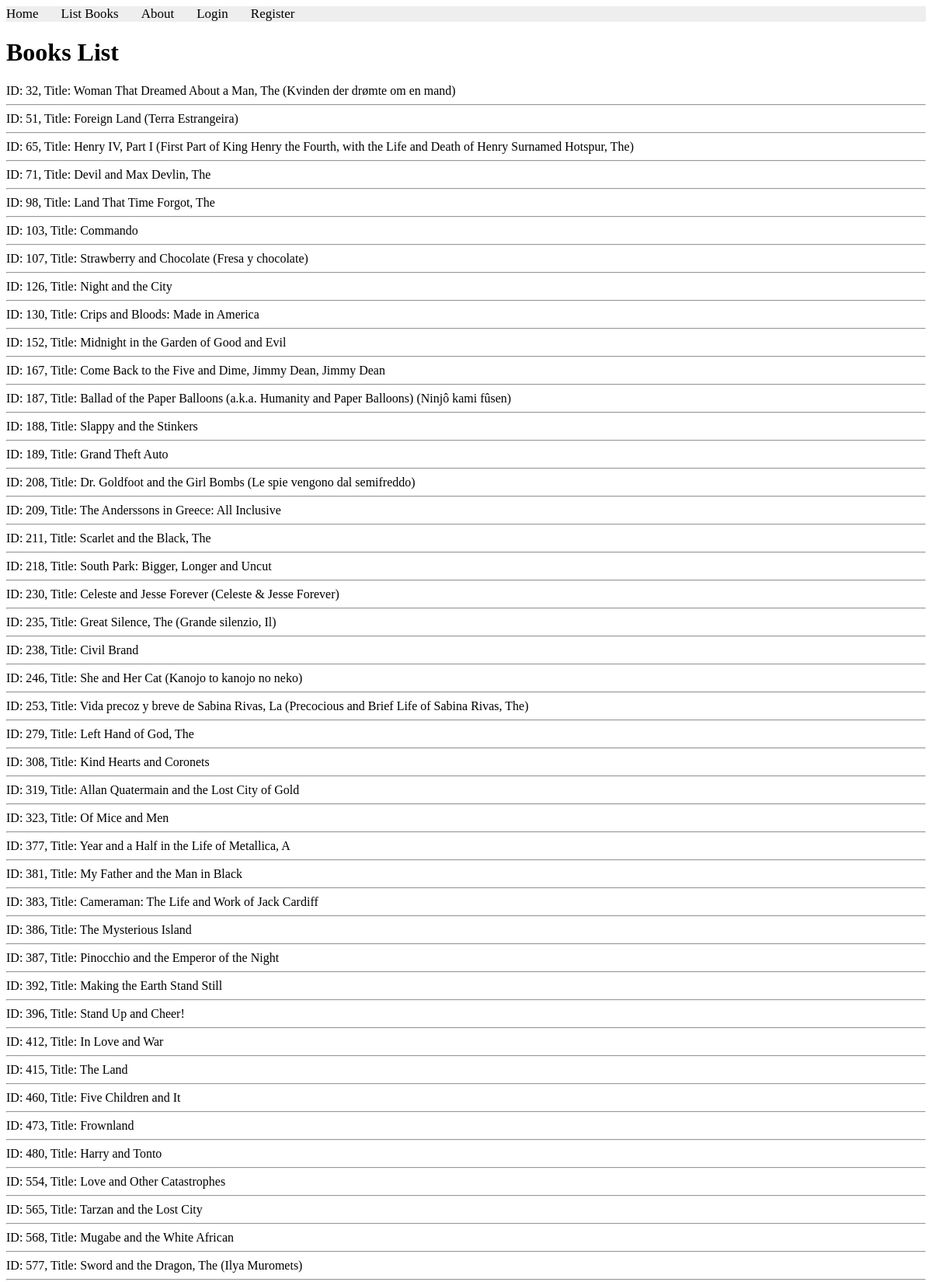
The page /books/simple/query (upper part) on the database its author committed.
### apps/bookmodule/models.py (models this page shows)
class Book(models.Model):
     title = models.CharField(max_length = 50)
     author = models.CharField(max_length = 50)
     price = models.FloatField(default = 0.0)
     edition = models.SmallIntegerField(default = 1)

### apps/bookmodule/views.py (the view)
# urls.py: path('simple/query', views.simple_query, name='simple_query'),
def simple_query(request):
    mybooks=Book.objects.filter(title__icontains='and') # <- multiple objects
    return render(request, 'bookmodule/bookList.html', {'books':mybooks})

### apps/templates/bookmodule/bookList.html
{% extends "layouts/base.html" %}
{% load static %}
{% block content %}
<h1>Books List</h1>
    {% for obj in books %}
         ID: {{obj.id}}, Title: {{obj.title}}
           <hr>
        {% endfor %}
{% endblock content %}

### rows shown on the page
Book: id "32", title "Woman That Dreamed About a Man, The (Kvinden der drømte om en mand)"
Book: id "51", title "Foreign Land (Terra Estrangeira)"
Book: id "65", title "Henry IV, Part I (First Part of King Henry the Fourth, with the Life and Death of Henry Surnamed Hotspur, The)"
Book: id "71", title "Devil and Max Devlin, The"
Book: id "98", title "Land That Time Forgot, The"
Book: id "103", title "Commando"
Book: id "107", title "Strawberry and Chocolate (Fresa y chocolate)"
Book: id "126", title "Night and the City"
Book: id "130", title "Crips and Bloods: Made in America"
Book: id "152", title "Midnight in the Garden of Good and Evil"
Book: id "167", title "Come Back to the Five and Dime, Jimmy Dean, Jimmy Dean"
Book: id "187", title "Ballad of the Paper Balloons (a.k.a. Humanity and Paper Balloons) (Ninjô kami fûsen)"
Book: id "188", title "Slappy and the Stinkers"
Book: id "189", title "Grand Theft Auto"
Book: id "208", title "Dr. Goldfoot and the Girl Bombs (Le spie vengono dal semifreddo)"
Book: id "209", title "The Anderssons in Greece: All Inclusive"
Book: id "211", title "Scarlet and the Black, The"
Book: id "218", title "South Park: Bigger, Longer and Uncut"
Book: id "230", title "Celeste and Jesse Forever (Celeste & Jesse Forever)"
Book: id "235", title "Great Silence, The (Grande silenzio, Il)"
Book: id "238", title "Civil Brand"
Book: id "246", title "She and Her Cat (Kanojo to kanojo no neko)"
Book: id "253", title "Vida precoz y breve de Sabina Rivas, La (Precocious and Brief Life of Sabina Rivas, The)"
Book: id "279", title "Left Hand of God, The"
Book: id "308", title "Kind Hearts and Coronets"
Book: id "319", title "Allan Quatermain and the Lost City of Gold"
Book: id "323", title "Of Mice and Men"
Book: id "377", title "Year and a Half in the Life of Metallica, A"
Book: id "381", title "My Father and the Man in Black"
Book: id "383", title "Cameraman: The Life and Work of Jack Cardiff"
Book: id "386", title "The Mysterious Island"
Book: id "387", title "Pinocchio and the Emperor of the Night"
Book: id "392", title "Making the Earth Stand Still"
Book: id "396", title "Stand Up and Cheer!"
Book: id "412", title "In Love and War"
Book: id "415", title "The Land"
Book: id "460", title "Five Children and It"
Book: id "473", title "Frownland"
Book: id "480", title "Harry and Tonto"
Book: id "554", title "Love and Other Catastrophes"
Book: id "565", title "Tarzan and the Lost City"
Book: id "568", title "Mugabe and the White African"
Book: id "577", title "Sword and the Dragon, The (Ilya Muromets)"
